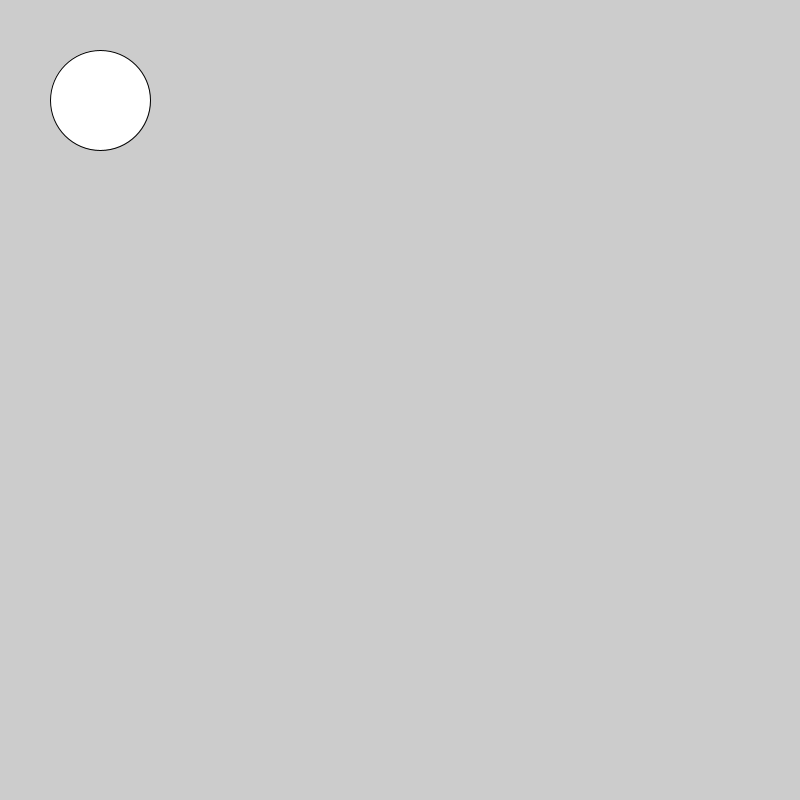
Frame 1 (no input)
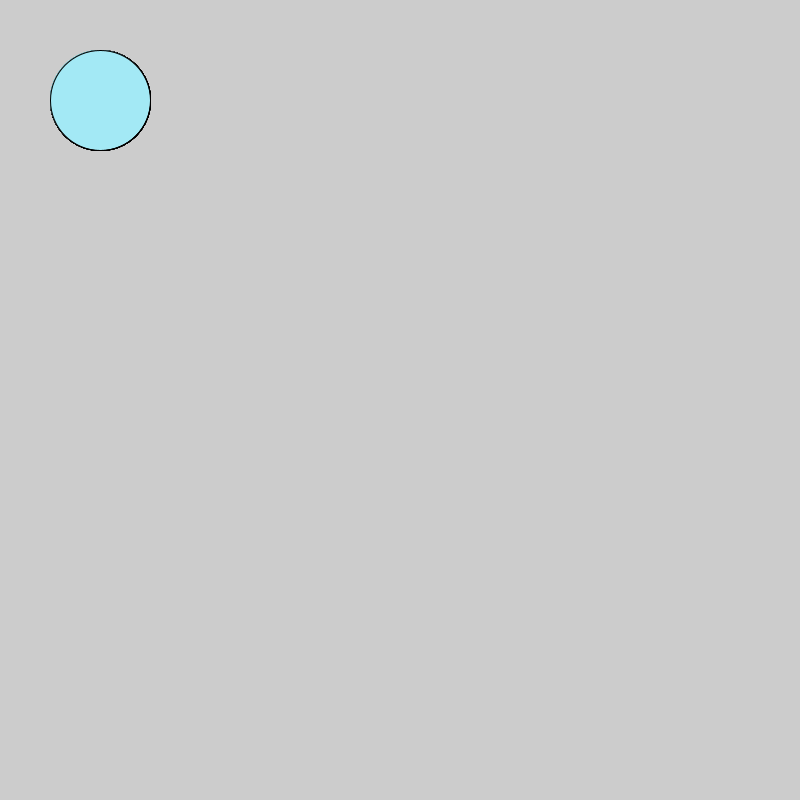
Frame 60 (the mouse pressed at the canvas centre just before this capture)
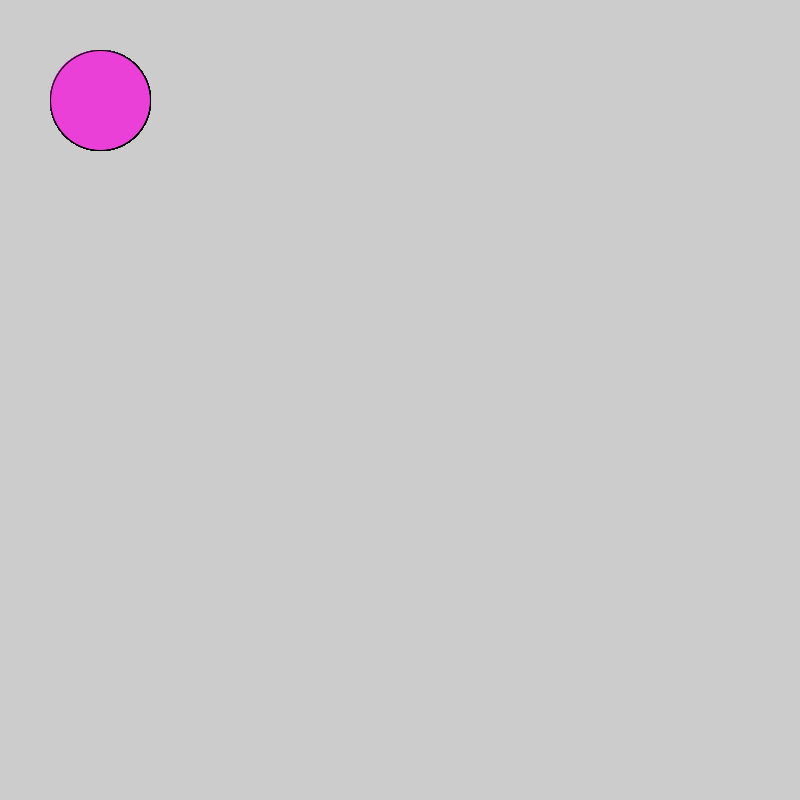
Frame 120 (the mouse held since frame 60 and released just before this capture)

The Processing sketch that drew these frames (run headless with seeded random() and noise(); from frame 60 on, the mouse is pressed at the canvas centre):

// Processing sketch: Logical_Dot
// ── Logical_Dot.pde
void setup(){
size(800,800);
}

void draw(){
ellipse(100,100,100,100);
fill(#A3E9F5);
if(mousePressed){
fill(#EA40D7);
}
}
